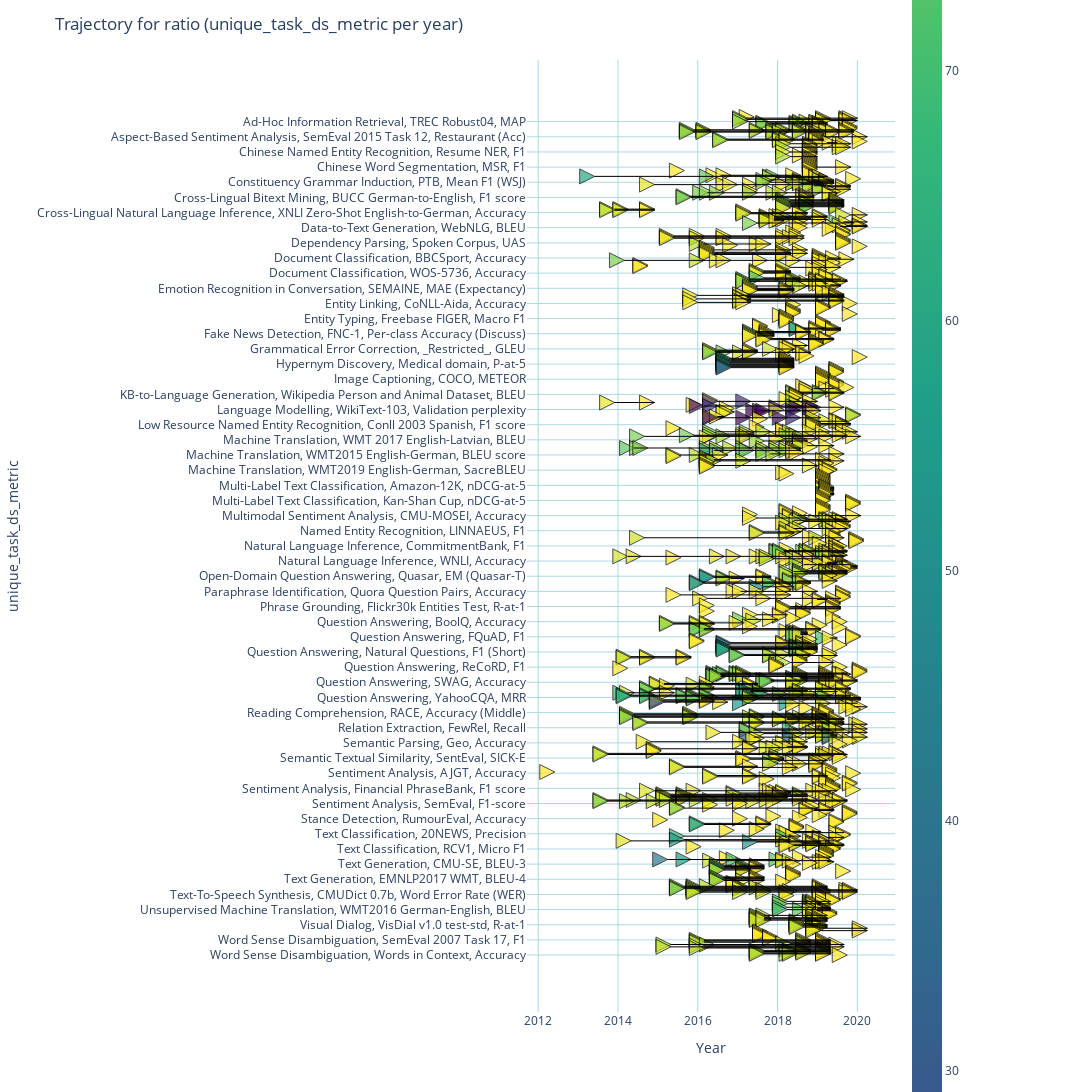

Notebook cell for this chart:
### Code cell
#calculate average data frame using 'percent_of_max_sota' as criteria FOR unique_task
average_summary = pd.DataFrame(traj.groupby(['unique_task_ds_metric','date'])['percent_of_max_sota'].mean())
average_summary.sort_values(by=['date'], ascending=True)
average_summary.reset_index(inplace=True)  
#Use this is you only want to plot the year, reducing the number of arrows displayed in the graph
#average_summary["date"]=pd.to_datetime(average_summary['date'])
#average_summary["date"]=average_summary["date"].dt.year

#this is a position created to chose which kind of marker will be used in the trajectory
average_summary["in_trajectory"]=1

#iterator to annotate the average_summary df
i=0
#for every task
for t in average_summary.unique_task_ds_metric.unique():
    #reset sota
    sota_per = 0 #(percent_of_max_sota state-of-the-art)
    #here the date can't be unique, because we want to look for the best value per year
    #for every value of a specific task
    for v in average_summary[average_summary["unique_task_ds_metric"]==t].percent_of_max_sota:
        #get the value (variable 'per' - percent_of_max_sota) of this task...
        per = average_summary[(average_summary["unique_task_ds_metric"]==t)&(average_summary["percent_of_max_sota"]==v)].percent_of_max_sota.astype(float)
        #extract the integer
        per = per.iloc[0]
        
        #compare this value with the state-of-the-art
        if(per >= sota_per):
            #print(per)
            sota_per = per #if greater, set this as the new sota
            average_summary.loc[i,"in_trajectory"]= "IN" #set the in_trajectory column as IN
        else:
            average_summary.loc[i,"in_trajectory"]= "OUT" #set the in_trajectory column as IN
            #sota_per = per
        
        #increment the average_summary counter
        i = i+1         


#once the filtering is done, do some formatting
average_summary['percent_of_max_sota'] = average_summary['percent_of_max_sota'].apply(lambda x: round(x, 2))
average_summary = average_summary.rename(columns={'percent_of_max_sota': 'average_perc_max_sota'})
average_summary["date"] = pd.to_datetime(average_summary["date"]).dt.strftime('%Y-%m')

#needs to rename here to average of percentage of maximum sota


###NOW PLOT IT
#try using plotly
import pandas as pd
import plotly.express as px
average_summary_IN = average_summary[average_summary["in_trajectory"]=="IN"]
average_summary_OUT = average_summary[average_summary["in_trajectory"]=="OUT"]

fig = px.line(average_summary_IN, x='date' , y='unique_task_ds_metric' , color='unique_task_ds_metric')
fig.update_traces(line=dict(width=1, color='black'))


#this trace adds first all the dates with a data point attached to it
#fig3_df=average_summary[average_summary["in_trajectory"]=="OUT"]
#fig3_df["date"]=pd.to_datetime(fig3_df['date'])
#fig3_df["date"]=fig3_df["date"].dt.year

fig.add_trace(go.Scatter(
            x = average_summary_OUT["date"],
            y = average_summary_OUT["unique_task_ds_metric"],
            mode='markers',
            name=None,
            marker=dict(
                size=15, 
                #symbol=48,
                color="white",
                opacity=1,
                ),
            hovertemplate=average_summary_OUT["unique_task_ds_metric"]+
                  "<BR>Model_label: "+ average_summary_OUT["unique_task_ds_metric"]+
                  "<BR>average_perc_max_sota: "+ average_summary_OUT["average_perc_max_sota"].astype("string"),
    
        ))

        
#then as use the average_summary df to add only the data that forms a trajectory#
#this value/date is the average of the percentual of maximum value achieved for the metrics at that date.



fig.add_trace(go.Scatter(
    x = average_summary_IN["date"],
    y = average_summary_IN["unique_task_ds_metric"],
    mode='markers',
    name=None,
    hovertemplate=average_summary_IN["unique_task_ds_metric"]+
                  "<BR>Model_label: "+ average_summary_IN["unique_task_ds_metric"]+
                  "<BR>average_perc_max_sota: "+ average_summary_IN["average_perc_max_sota"].astype("string"),
    marker=dict(
        size=15, #alpha ratio
        symbol=48, #https://plotly.com/python/marker-style/
        opacity=0.7,
        color=average_summary_IN["average_perc_max_sota"], #set color equal to a variable
        colorscale='Viridis', # one of plotly colorscales
        colorbar=dict(title='average_perc_max_sota', lenmode="pixels", len=2500),
        showscale=True
    )
))



fig.update_traces(marker=dict(line=dict(color='black',width=1)))

fig.update_xaxes(showgrid=True, gridcolor="lightBlue", title="Year")
fig.update_yaxes(showgrid=True, gridcolor="lightBlue", title="unique_task_ds_metric")

fig.update_layout(title="Trajectory for ratio (unique_task_ds_metric per year)", 
                  showlegend=False,
                  plot_bgcolor='white',
                  height=16000,
                  width=1300,
                  xaxis = dict(
                    #tickmode = 'linear',
                    #tick0 = 2012,
                    #dtick = 1
                    )
                 ) # set the background colour)

fig.show()
